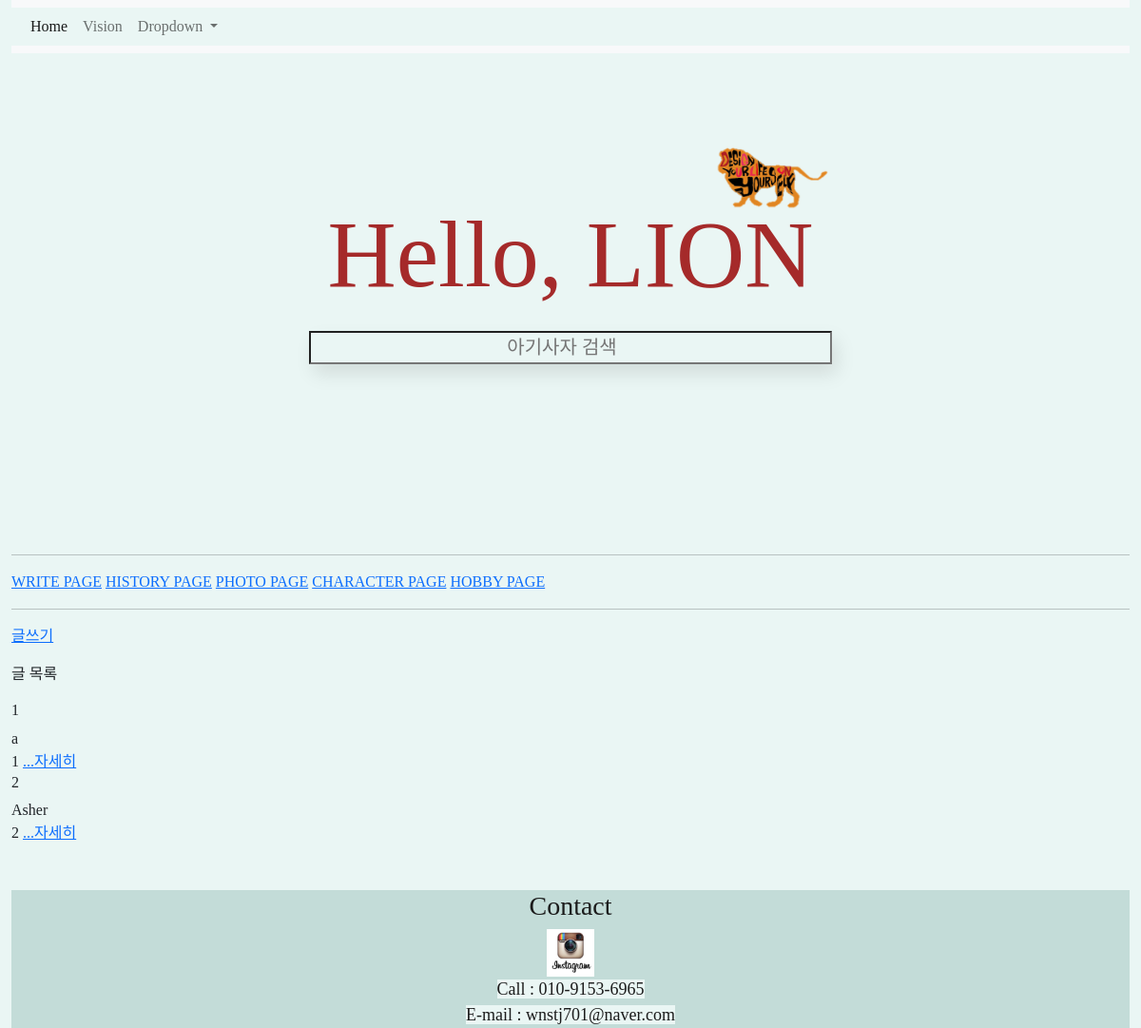
The app's page /, older data.
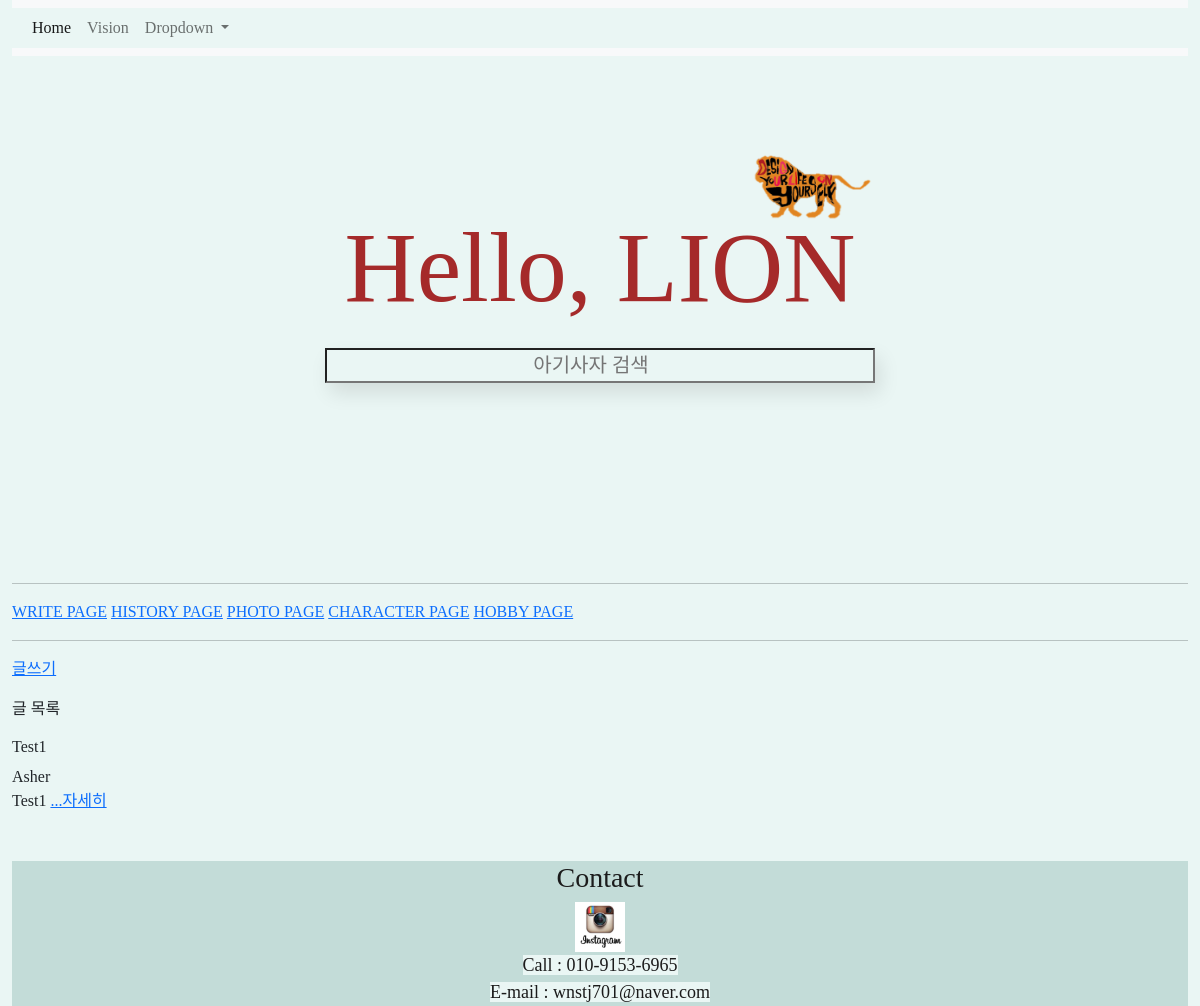
The same page, newer data.
### main/models.py (models this page shows, shortened)
class Post(models.Model):
    id = models.AutoField(primary_key=True)
    title = models.CharField(max_length=200)
    writer = models.CharField(max_length=100)
    pub_date = models.DateTimeField()
    body = models.TextField()
    image = models.ImageField(upload_to="post/", blank=True, null=True)
    def summary(self):
        return self.body[:20]

### main/views.py (the view)
# urls.py: path('', showmain, name="showmain"),
def showmain(request):
    posts = Post.objects.all()
    return render(request, 'main/show.html', {'posts': posts})

### main/templates/main/show.html
{% extends 'base.html' %}
{% load static %}
{% block content %}
    <div class="title" style="margin-top: -10%;">
        <div class="mainword">
            <a href="https://github.com/AsherOh" target="_blank"><img src="{% static 'images/Likelion.png' %}" style="width: 130px; height:80px; margin-left: 420px; margin-bottom: -90px;" class="likelion" alt="likelion"></a>
            <h1 style="font-size:100px">Hello, LION</h1>
        </div>
        <div class="box">
            <input type="search" id="search" style="width: 550px; height: 35px; font-size: 20px;" placeholder="아기사자 검색"/>
        </div>
        <hr>
        <div class="url">
            <a href="{% url 'main:showwrite' %}">WRITE PAGE</a>
            <a href="{% url 'main:showhistory' %}">HISTORY PAGE</a>
            <a href="{% url 'main:showphoto' %}">PHOTO PAGE</a>
            <a href="{% url 'main:showcharacter' %}">CHARACTER PAGE</a>
            <a href="{% url 'main:showhobby' %}">HOBBY PAGE</a>
        </div>
        <hr>
    </div>
    <p><a href="{%url 'new'%}">글쓰기</a></p>
    <p>글 목록</p>
    <div>
        {% for post in posts %}
        <div>
            <h6>{{post.title}}</h6>
            {{post.writer}} <br>
            {{post.summary}}
            <a href="{%url 'detail' post.id %}">...자세히</a>
            <br>
        </div>
        {%endfor%}
    </div>
    <br><br>
    <footer>
        <div id="contact">
            <h3 style="background-color: #c3dcd8;">Contact</h3><a target="blank" href="https://www.instagram.com/way_to_focus/?hl=ko"><img src="{% static 'images/instagram.jpg' %}" alt="Instagram" style="width: 50px; height:50px"></a>
            <br>
            <span>Call : 010-9153-6965</span>
            <br>
            <span>E-mail : wnstj701@naver.com</span>
            <br>
        </div>
    </footer>
{% endblock %}

Row changes from the older to the newer data that the page shows:
removed Post: title "1", writer "a", summary "1"
removed Post: title "2", writer "Asher", summary "2"
added Post: title "Test1", writer "Asher", summary "Test1"
